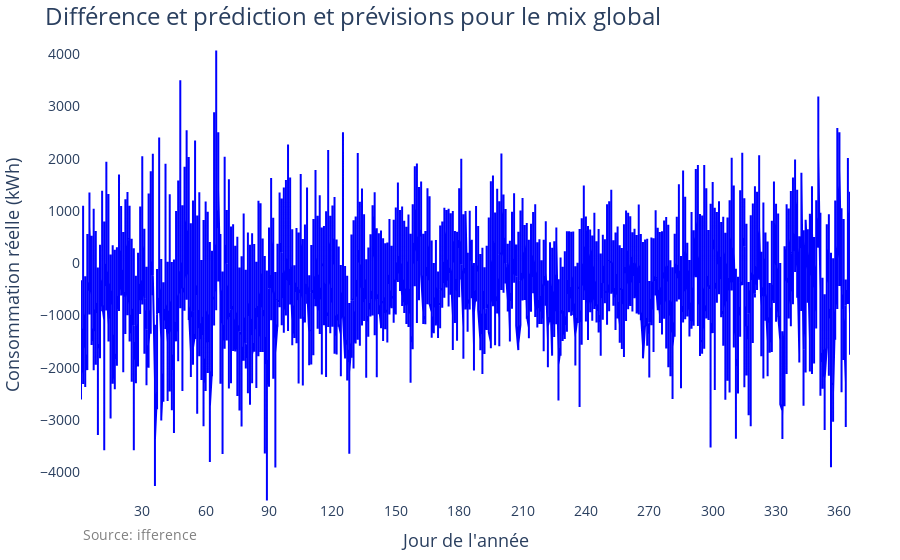

The notebook cell saved with this chart:
### Code cell
#Ecart production Consommation - Prévision J-1

# Calculer la différence entre la prédriction et la consommation
df['difference'] = df['Prévision J-1'] - df['Consommation']

# Créer une figure
fig = go.Figure()

# Ajouter une trace de diagramme temporel
fig.add_trace(go.Scatter(
    x=df['dayofyear'],  # Colonne contenant les données temporelles
    y=df['difference'],  # Colonne contenant les valeurs à tracer
    mode='lines',  # Type de trace (lignes)
    name='Différence et prédiction et prévisions pour le mix global',  # Nom de la trace pour la légende
    line=dict(color='blue', width=2)  # Options de mise en forme de la ligne
))

# Définir les options de mise en forme de l'axe des x
fig.update_xaxes(
    title_text='Jour de l\'année',
    title_font=dict(size=18),
    tickfont=dict(size=14),
    range=[df['dayofyear'].min(), df['dayofyear'].max()],
    dtick=30  # Intervalle entre les étiquettes de l'axe des x (en jours)
)

# Définir les options de mise en forme de l'axe des y
fig.update_yaxes(
    title_text='Consommation réelle (kWh)',
    title_font=dict(size=18),
    tickfont=dict(size=14),
    range=[df['difference'].min()-10, df['difference'].max()+10]  # Marge autour de la plage de données
)

# Ajouter une annotation pour afficher la source des données
fig.add_annotation(
    text='Source: ifference',
    x=0,
    y=-0.1,
    xref='paper',
    yref='paper',
    showarrow=False,
    font=dict(size=14, color='gray')
)

# Définir les options de mise en forme de la légende
fig.update_layout(
    title='Différence et prédiction et prévisions pour le mix global',
    title_font=dict(size=24),
    legend=dict(orientation='h', yanchor='bottom', y=1.02, xanchor='right', x=1),
    margin=dict(l=50, r=50, t=50, b=50),
    paper_bgcolor='white',
    plot_bgcolor='white'
)

# Afficher la figure
fig.show()

### Figure 1 — Plotly figure (JSON) as saved in the notebook; plotly's stock layout.template omitted (floating-point values rounded to 4 significant figures; data arrays with more than 128 entries replaced by an {"elided": "..."} marker saying what was removed)
{"data": [{"line": {"color": "blue", "width": 2}, "mode": "lines", "name": "Différence et prédiction et prévisions pour le mix global", "type": "scatter", "x": {"elided": "17519 int values"}, "y": {"elided": "17519 int values"}}], "layout": {"annotations": [{"font": {"color": "gray", "size": 14}, "showarrow": false, "text": "Source: ifference", "x": 0, "xref": "paper", "y": -0.1, "yref": "paper"}], "legend": {"orientation": "h", "x": 1, "xanchor": "right", "y": 1.02, "yanchor": "bottom"}, "margin": {"b": 50, "l": 50, "r": 50, "t": 50}, "paper_bgcolor": "white", "plot_bgcolor": "white", "title": {"font": {"size": 24}, "text": "Différence et prédiction et prévisions pour le mix global"}, "xaxis": {"dtick": 30, "range": [1, 365], "tickfont": {"size": 14}, "title": {"font": {"size": 18}, "text": "Jour de l'année"}}, "yaxis": {"range": [-4545, 4077], "tickfont": {"size": 14}, "title": {"font": {"size": 18}, "text": "Consommation réelle (kWh)"}}}}
